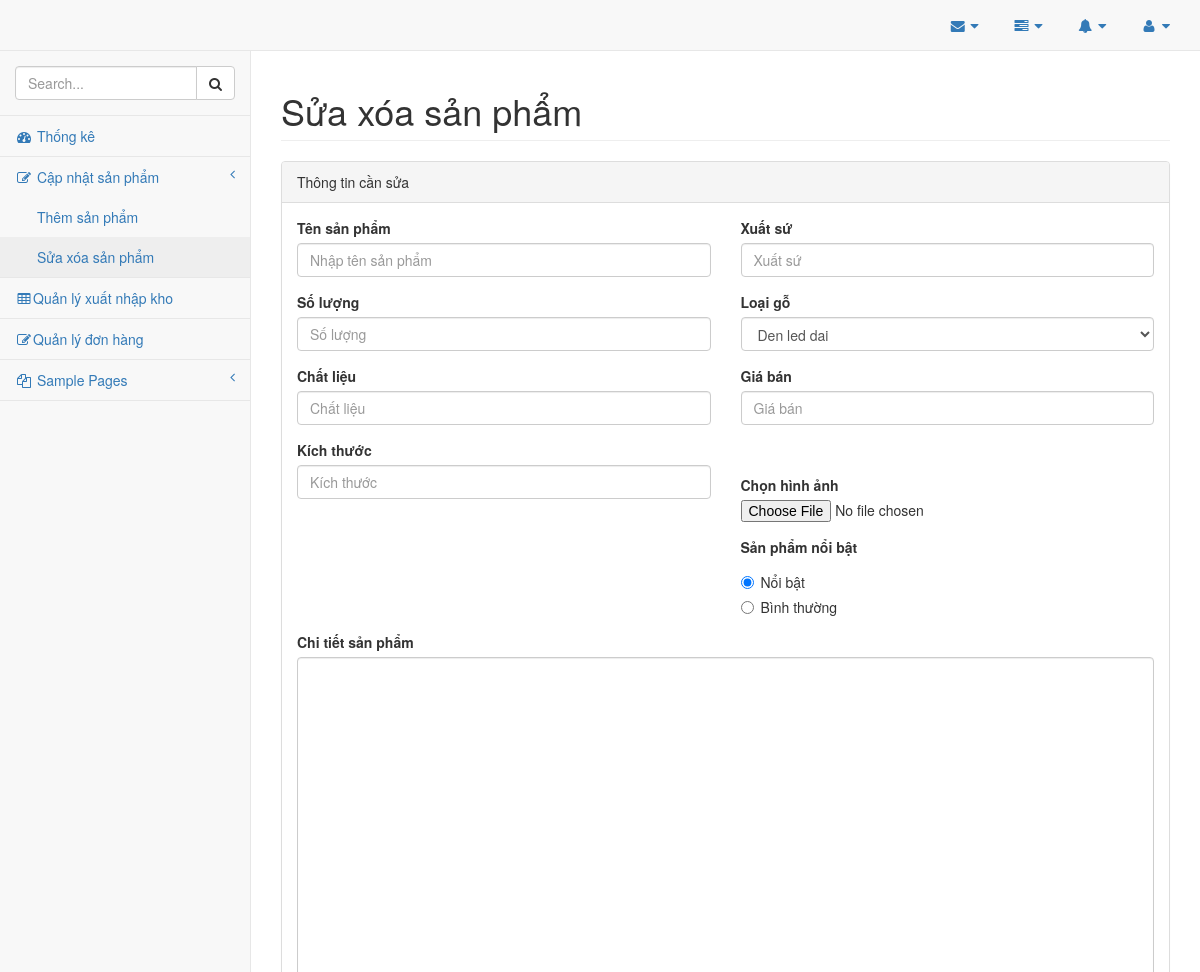
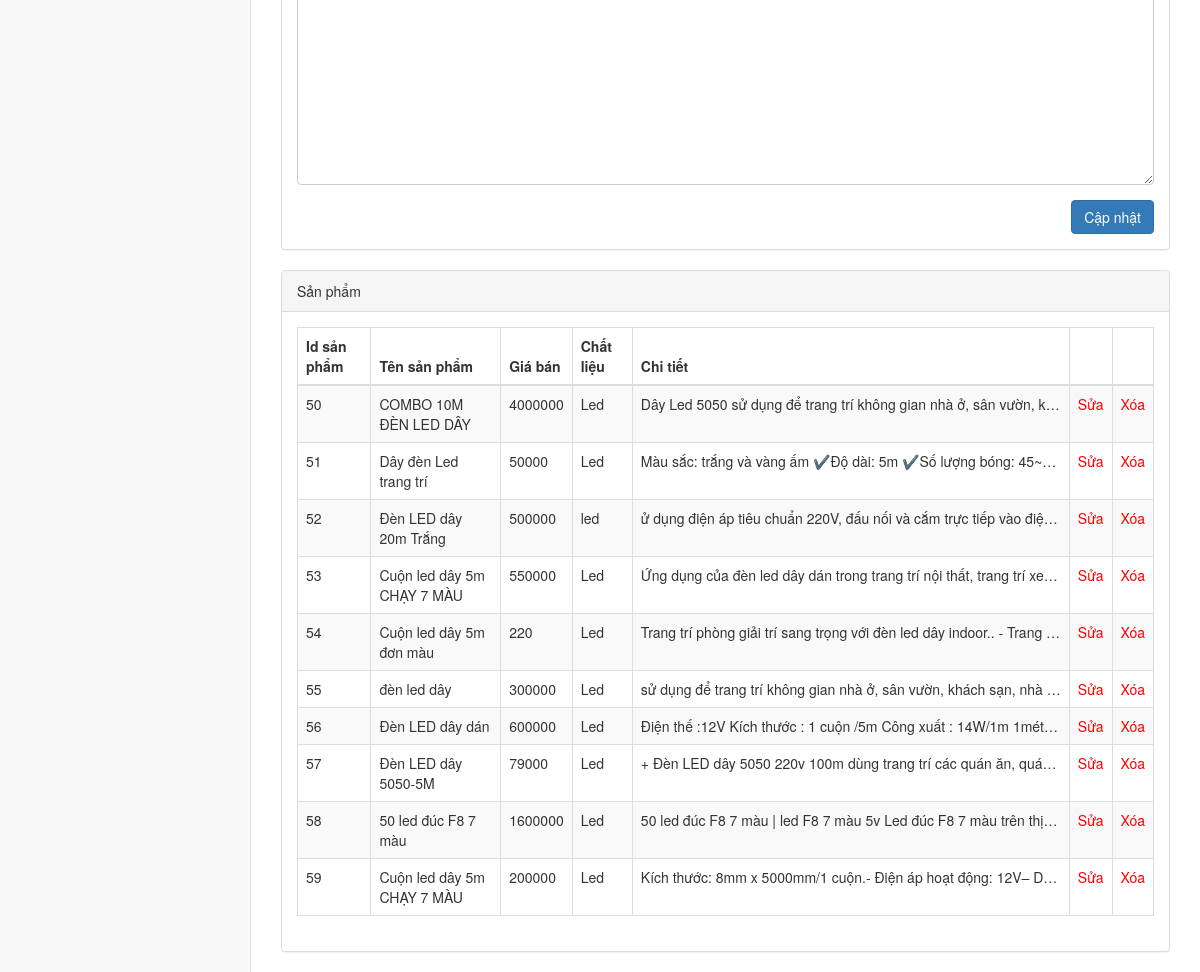
/admin/pages/index.php?page=home, run on the app's committed database (2 pictures, top to bottom).
### tables this page shows
CREATE TABLE `sanpham` (
  `id` int(11) NOT NULL,
  `ten_go` varchar(255) NOT NULL,
  `id_loaigo` int(11) NOT NULL,
  `hinhanh` varchar(255) NOT NULL,
  `so_luong` int(11) NOT NULL,
  `chi_tiet` text NOT NULL,
  `gia` varchar(255) NOT NULL,
  `noi_bat` int(4) DEFAULT 0,
  `soluongban` int(11) DEFAULT 0,
  `chat_lieu` varchar(255) DEFAULT NULL,
  `xuat_xu` varchar(255) DEFAULT NULL,
  `kich_thuoc` varchar(255) DEFAULT NULL
);

### admin/pages/connect.php (called while the page is built, shortened)
<?php
	class database{
		private $conn = null;
		private $host = 'localhost';
		private $user = 'root';
		private $pass = '';
		private $data = 'pttk';
		private $result = null;
		private function connect(){
			$this->conn = new mysqli($this->host,$this->user,$this->pass,$this->data) or die ("ket noi khong thanh cong");
			$this->conn->query("set names utf8");
		}
		public function select($sql){
			$this->result = $this->conn->query($sql);
		}
		public function fetch(){
			if($this->result->num_rows > 0){
				$rows = $this->result->fetch_array();
			}else{
				$rows = "Không tìm thấy dữ liệu";
			}
			return $rows;
		}
	}
?>

### admin/pages/home.php (the view, shortened to what this page needs)
<div id="page-wrapper">
    <div class="row">
        <div class="col-lg-12">
            <h1 class="page-header">Sửa xóa sản phẩm</h1>
        </div>
    </div>
    <div class="row">
        <div class="col-lg-12">
            <div class="panel panel-default">
                <div class="panel-heading">
                    Thông tin cần sửa
                </div>
                <div class="panel-body">
                    <div class="row">
                        <form role="form" action="" method="POST" enctype="multipart/form-data">
                            <div class="col-lg-6">
                                <div class="form-group">
                                    <label>Tên sản phẩm</label>
                                    <input class="form-control" type="text" name="nameProduct" placeholder="Nhập tên sản phẩm" value="<?php if(isset($id)){ echo $row['ten_go'];}?>">
                                </div>
                                <div class="form-group">
                                    <label>Số lượng</label>
                                    <input class="form-control" name="quantity" placeholder="Số lượng" value="<?php if(isset($id)){ echo $row['so_luong'];}?>">
                                </div>
                                <div class="form-group">
                                    <label>Chất liệu</label>
                                    <input class="form-control" name="chatlieu" placeholder="Chất liệu" value="<?php if(isset($id)){ echo $row['chat_lieu'];}?>">
                                </div>
                                <div class="form-group">
                                    <label>Kích thước</label>
                                    <input class="form-control" name="kichthuoc" placeholder="Kích thước" value="<?php if(isset($id)){ echo $row['kich_thuoc'];}?>">
                                </div>
                            </div>
                            <div class="col-lg-6">
                                <div class="form-group">
                                    <label>Xuất sứ</label>
                                    <input class="form-control" name="xuatxu" placeholder="Xuất sứ" value="<?php if(isset($id)){ echo $row['xuat_xu'];}?>">
                                </div>
                                <div class="form-group">
                                    <label>Loại gỗ</label>
                                    <select name="categoryId" class="form-control">
                                        <?php
                                            $dt = new database();
                                            $dt->select('SELECT * FROM loaigo ');
                                            while ($r = $dt->fetch()) {
                                        ?>
                                        <option value="<?php echo $r['id']?>">
                                            <?php echo $r['ten_loai_go']?>
                                        </option>
                                        <?php
                                            }
                                        ?>
                                    </select>
                                </div>
                                <div class="form-group">
                                    <label>Giá bán</label>
                                    <input class="form-control" name="price" placeholder="Giá bán" value="<?php if(isset($id)){ echo $row['gia'];}?>">
                                </div>
                                <div class="form-group" >
                                </div>
                               <div class="form-group">
                                    <label>Chọn hình ảnh</label>
                                    <input type="file" name="image">
                                </div>
                                <div class="form-group">
                                    <label>Sản phẩm nổi bật</label>
                                    <div class="radio">
                                        <label>
                                            <input type="radio" name="optionsRadios" id="optionsRadios1" value="1" checked>Nổi bật
                                        </label>
                                    </div>
                                    <div class="radio">
                                        <label>
                                            <input type="radio" name="optionsRadios" id="optionsRadios2" value="0">Bình thường
                                        </label>
                                    </div>
                                </div>
                            </div>
                            <div class="col-lg-12">
                                <div class="form-group">
                                    <label>Chi tiết sản phẩm</label>
                                    <textarea class="form-control" rows="3" name="detailProduct" style="height: 500px">
                                        <?php if(isset($id)){ echo $row['chi_tiet'];}?>
                                    </textarea>
                                </div>
                                <input type="submit" class="btn btn-primary " name="btn-them" value="Cập nhật" style="float: right;">
                            </div>
                        </form>
                    </div>
                </div>
            </div>
        </div>
        <div class="col-lg-12">
            <div class="panel panel-default">
                <div class="panel-heading">
                    Sản phẩm
                </div>
                <div class="panel-body">
                    <table width="100%" class="table table-striped table-bordered table-hover" >
                        <thead>
                            <tr>
                                <th>Id sản phẩm</th>
                                <th>Tên sản phẩm</th>
                                <th>Giá bán</th>
                                <th>Chất liệu</th>
                                <th>Chi tiết</th>
                                <th></th>
                                <th></th>
                            </tr>
                        </thead>
                        <tbody>
                            <?php
                                $db = new database();
                                $db->select('SELECT * FROM sanpham');
                                while ($row = $db->fetch()) {
                            ?>
                            <tr class="odd gradeX">
                                    <td><?php echo $row['id']?></td>
                                    <td><?php echo $row['ten_go']?></td>
                                    <td><?php echo $row['gia']?></td>
                                    <td class="center"><?php echo $row['chat_lieu']?></td>
                                    <td class="center" ><span style="white-space: nowrap; width: 420px; overflow: hidden;text-overflow: ellipsis;float: left;"><?php echo $row['chi_tiet']?></td>
                                <td class="center">
                                    <a href="?page=home_code&id=<?php echo $row['id']?>&id_loaigo=<?php echo $row['id_loaigo']?>" style="color: red;text-decoration: none;">Sửa</a>
                                </td>
                                <td class="center">
                                    <a onclick="check()" href="?page=delete&id=<?php echo $row['id'];?>" style="color: red;text-decoration: none;">Xóa</a>
                                </td>
                            </tr>
                            <?php
                                }
                            ?>
                        </tbody>
                    </table>
                </div>
            </div>
        </div>
    </div>
</div>

### data on the page
sanpham: id "50", ten_go "COMBO 10M ĐÈN LED DÂY", gia "4000000", chat_lieu "Led", chi_tiet "Dây Led 5050 sử dụng để trang trí không gian nhà ở, sân vườn, k…"
sanpham: id "51", ten_go "Dây đèn Led trang trí", gia "50000", chat_lieu "Led", chi_tiet "Màu sắc: trắng và vàng ấm ✔️Độ dài: 5m ✔️Số lượng bóng: 45~…"
sanpham: id "52", ten_go "Đèn LED dây 20m Trắng", gia "500000", chat_lieu "led", chi_tiet "ử dụng điện áp tiêu chuẩn 220V, đấu nối và cắm trực tiếp vào điệ…"
sanpham: id "53", ten_go "Cuộn led dây 5m CHẠY 7 MÀU", gia "550000", chat_lieu "Led", chi_tiet "Ứng dụng của đèn led dây dán trong trang trí nội thất, trang trí xe…"
sanpham: id "54", ten_go "Cuộn led dây 5m đơn màu", gia "220", chat_lieu "Led", chi_tiet "Trang trí phòng giải trí sang trọng với đèn led dây indoor.. - Trang…"
sanpham: id "55", ten_go "đèn led dây", gia "300000", chat_lieu "Led", chi_tiet "sử dụng để trang trí không gian nhà ở, sân vườn, khách sạn, nhà…"
sanpham: id "56", ten_go "Đèn LED dây dán", gia "600000", chat_lieu "Led", chi_tiet "Điện thế :12V Kích thước : 1 cuộn /5m Công xuất : 14W/1m 1mét…"
sanpham: id "57", ten_go "Đèn LED dây 5050-5M", gia "79000", chat_lieu "Led", chi_tiet "+ Đèn LED dây 5050 220v 100m dùng trang trí các quán ăn, quá…"
sanpham: id "58", ten_go "50 led đúc F8 7 màu", gia "1600000", chat_lieu "Led", chi_tiet "50 led đúc F8 7 màu | led F8 7 màu 5v Led đúc F8 7 màu trên thị…"
sanpham: id "59", ten_go "Cuộn led dây 5m CHẠY 7 MÀU", gia "200000", chat_lieu "Led", chi_tiet "Kích thước: 8mm x 5000mm/1 cuộn.- Điện áp hoạt động: 12V– D…"

### other printed values
form field categoryId "Den led dai"
